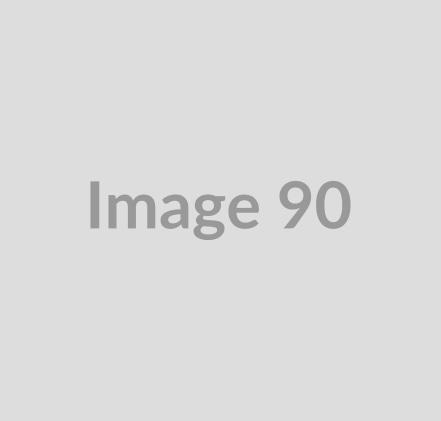
#> input picture food101_subset/image_0000.jpg, 441 x 421 px
$ python -i filters.py   (imports and definitions only)   (older library calls are emulated)
#> lines starting #> are read from the running program, lines starting #| are printed output that depends on the picture
#> further down, picture is the input picture: PIL image 441x421 RGB; min 133, max 236, mean 219.2
"""
CST435: Parallel and Cloud Computing - Assignment 2
Image Processing Filters Module

This module implements the 5 required image filters:
1. Grayscale Conversion - Using luminance formula
2. Gaussian Blur - 3x3 kernel for smoothing
3. Sobel Edge Detection - Detects edges using Sobel operator
4. Image Sharpening - Enhances edges and details
5. Brightness Adjustment - Increases/decreases brightness

Parallelization Strategy:
- Each filter operates on individual pixels or small neighborhoods
- Filters are applied sequentially to each image (filter pipeline)
- Different IMAGES are processed in parallel (data parallelism)
- No shared state between image processing tasks = no synchronization needed
"""

import cv2
import numpy as np
from PIL import Image, ImageFilter, ImageOps, ImageEnhance


def grayscale_filter(image):
    """
    Filter 1: Grayscale Conversion using Luminance Formula

    Converts RGB to grayscale using weighted sum:
    Y = 0.299*R + 0.587*G + 0.114*B (ITU-R BT.601 standard)

    Args:
        image: PIL Image in RGB mode
    Returns:
        PIL Image in grayscale (L mode)
    """
    return ImageOps.grayscale(image)


def gaussian_blur_filter(image):
    """
    Filter 2: Gaussian Blur (3x3 kernel)

    Applies smoothing to reduce noise and detail.
    Uses a 3x3 Gaussian kernel approximation.

    Args:
        image: PIL Image
    Returns:
        PIL Image with Gaussian blur applied
    """
    # Pillow's GaussianBlur with radius=1 approximates a 3x3 kernel
    return image.filter(ImageFilter.GaussianBlur(radius=1))


def sobel_edge_detection_filter(image):
    """
    Filter 3: Sobel Edge Detection

    Detects edges using Sobel operator:
    - Computes horizontal gradient (Gx)
    - Computes vertical gradient (Gy)
    - Magnitude = sqrt(Gx² + Gy²)

    Args:
        image: PIL Image (grayscale works best)
    Returns:
        PIL Image with edges highlighted
    """
    # Convert PIL Image to OpenCV format (numpy array)
    opencv_image = np.array(image)

    # Apply Sobel filter in X and Y directions
    sobelx = cv2.Sobel(opencv_image, cv2.CV_64F, 1, 0, ksize=3)
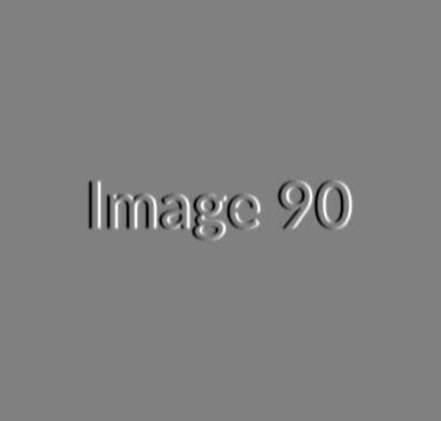
#> sobelx: shape (421, 441) float64; min -183, max 180, mean 0; drawn with min black and max white
    sobely = cv2.Sobel(opencv_image, cv2.CV_64F, 0, 1, ksize=3)
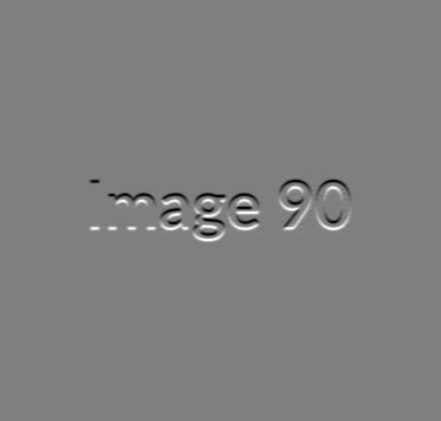
#> sobely: shape (421, 441) float64; min -181, max 180, mean 0; drawn with min black and max white

    # Calculate gradient magnitude
    magnitude = np.sqrt(sobelx**2 + sobely**2)
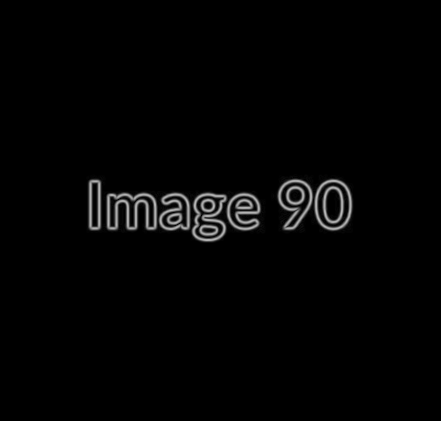
#> magnitude: shape (421, 441) float64; min 0, max 187.2, mean 4
    magnitude = cv2.normalize(magnitude, None, 0, 255, cv2.NORM_MINMAX, cv2.CV_8U)
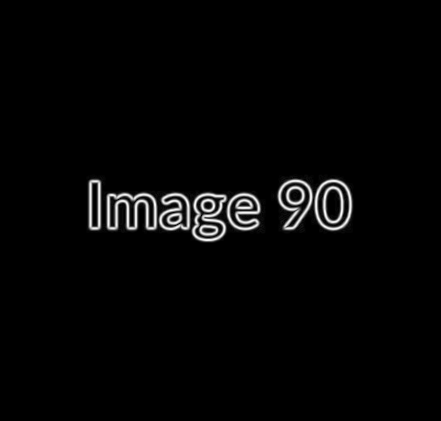
#> magnitude: shape (421, 441); min 0, max 255, mean 5.5

    # Convert back to PIL Image
    return Image.fromarray(magnitude)


def sharpen_filter(image):
    """
    Filter 4: Image Sharpening

    Enhances edges and fine details using a sharpening kernel.
    Makes the image appear crisper.

    Args:
        image: PIL Image
    Returns:
        PIL Image with sharpening applied
    """
    return image.filter(ImageFilter.SHARPEN)


def brightness_adjustment_filter(image, factor=1.2):
    """
    Filter 5: Brightness Adjustment

    Adjusts image brightness by a factor.
    factor > 1.0 increases brightness
    factor < 1.0 decreases brightness

    Args:
        image: PIL Image
        factor: Brightness multiplier (default 1.2 = 20% brighter)
    Returns:
        PIL Image with adjusted brightness
    """
#> called with factor = 1.2
    enhancer = ImageEnhance.Brightness(image)
    return enhancer.enhance(factor)


def apply_filters(image):
    """
    Applies the complete filter pipeline to an image.

    Pipeline Order:
    1. Grayscale → 2. Gaussian Blur → 3. Sobel Edge → 4. Sharpen → 5. Brightness

    This function is called by each parallel worker (process or thread).
    Since each image is processed independently, no synchronization is needed.

    Args:
        image: PIL Image (any mode)
    Returns:
        PIL Image after all 5 filters applied
    """
    # Ensure the image is in RGB mode for consistent processing
    if image.mode != 'RGB':
        image = image.convert('RGB')

    # Apply the 5 specified filters in sequence
    image = grayscale_filter(image)           # Filter 1
    image = gaussian_blur_filter(image)       # Filter 2
    image = sobel_edge_detection_filter(image) # Filter 3
    image = sharpen_filter(image)             # Filter 4
    image = brightness_adjustment_filter(image) # Filter 5

    return image

>>> from PIL import Image
>>> picture = Image.open('../food101_subset/image_0000.jpg')
>>> result = apply_filters(picture)
